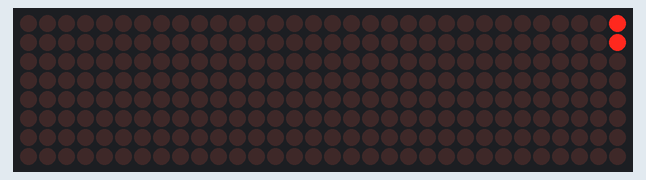
Simulated run of this sketch. Board: Arduino Uno, built with avr-gcc and run on an emulated ATmega328P. Parts: 32×8 LED matrix.

Above: at 3.16 s.
At 6.27 s:
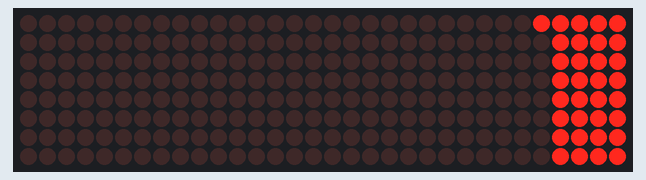
At 9.49 s:
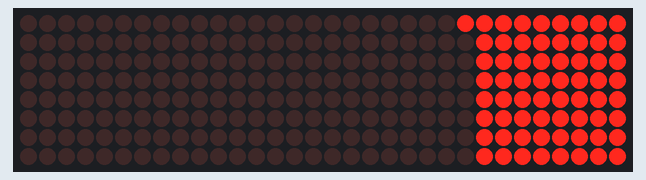
At 15.92 s:
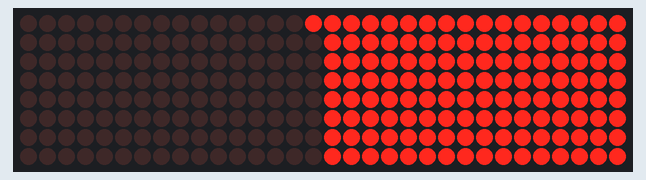
At 22.35 s:
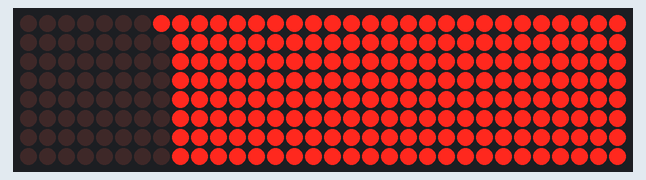
At 28.7 s:
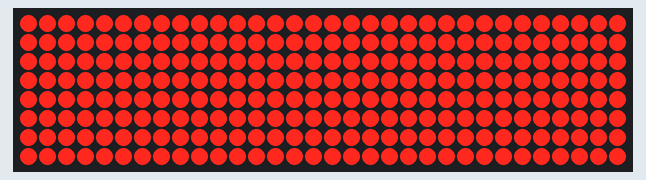

The sketch:

32x8_matrix_timer.ino
```cpp
#include <LedControl.h>

int DIN = 11;
int cs = 10;
int CLK = 13;
LedControl lc=LedControl(DIN, CLK, cs,4);

int position=0;

int Marios_ideas [1] [8] ={
  {0,0,0,0,0,0,0,1}
  };


void setup() {

  for(int i=0;i<4;i++){
  lc.shutdown(i,false);
  lc.setIntensity(i,1);
  lc.clearDisplay(i);
  }
  delay(3000);
}

void loop() {
  for (int k=0;k<4;k++){
    for (int i=7;i>-1;i--){
      for(int j=0;j<8;j++){
      lc.setLed(k,j,i, 1);
      delay(100);
      }
    }
  }
  delay(20);
  position=position+1;
}  
```
